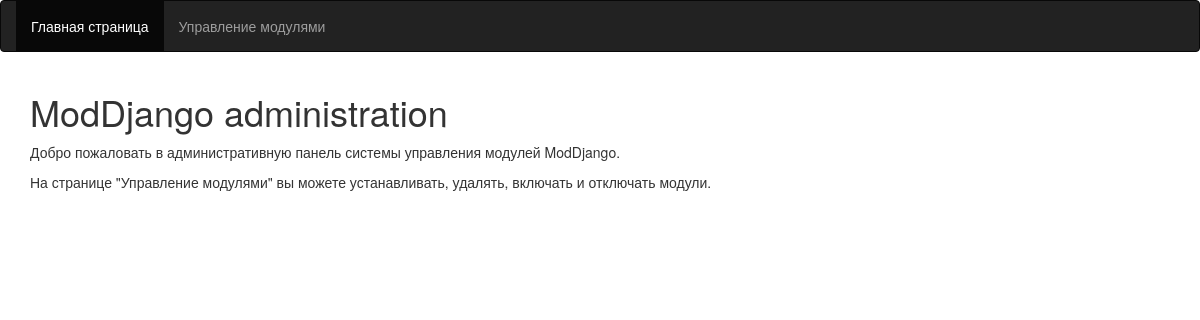
Page /moddjango/ on the earlier database version.
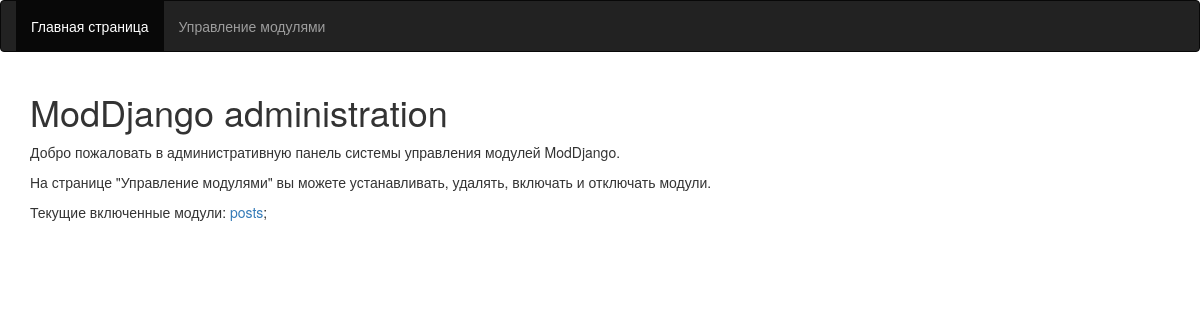
Same page on the later database version.
### moddjango/models.py (models this page shows)
class Module(models.Model):
    name = models.CharField(max_length = 255, unique = True)
    description = models.TextField()
    version = models.CharField(max_length = 50)
    status = models.CharField(max_length = 10, default='downloaded')
    migrate = models.BooleanField(default=False)
    templates = models.BooleanField(default=False)
    urls = models.BooleanField(default=False)
    dependence = models.ManyToManyField(
        "self",
        symmetrical=False,
        blank=True,
        null=True)

### moddjango/views.py (the view)
def index(request):
    modules = Module.objects.filter(status='on')
    return render(request, 'moddjango/index.html', {
        'modules':modules})

### moddjango/templates/moddjango/index.html (shortened to what this page needs)
{% extends 'moddjango/base.html' %}
{% block nav_index %}active{% endblock %}
{% block content %}
    <div class="heading">
        <h1>ModDjango administration</h1>
    </div>
    <div class="row">
        <section class="col-xs-12">
            <p>Добро пожаловать в административную панель системы управления модулей ModDjango.</p>
            <p>На странице "Управление модулями" вы можете устанавливать, удалять, включать и отключать модули.</p>
            {% if modules %}
              <p>Текущие включенные модули:
                {% for module in modules %}
                  <a href="/{{ module.name }}/">{{ module.name }}</a>;
                {% endfor %}
              </p>
            {% endif %}
        </section>
    </div>
{% endblock %}

Differences in the rows shown:
added Module: name "posts"
Other differences:
text now shown: "Текущие включенные модули:"
